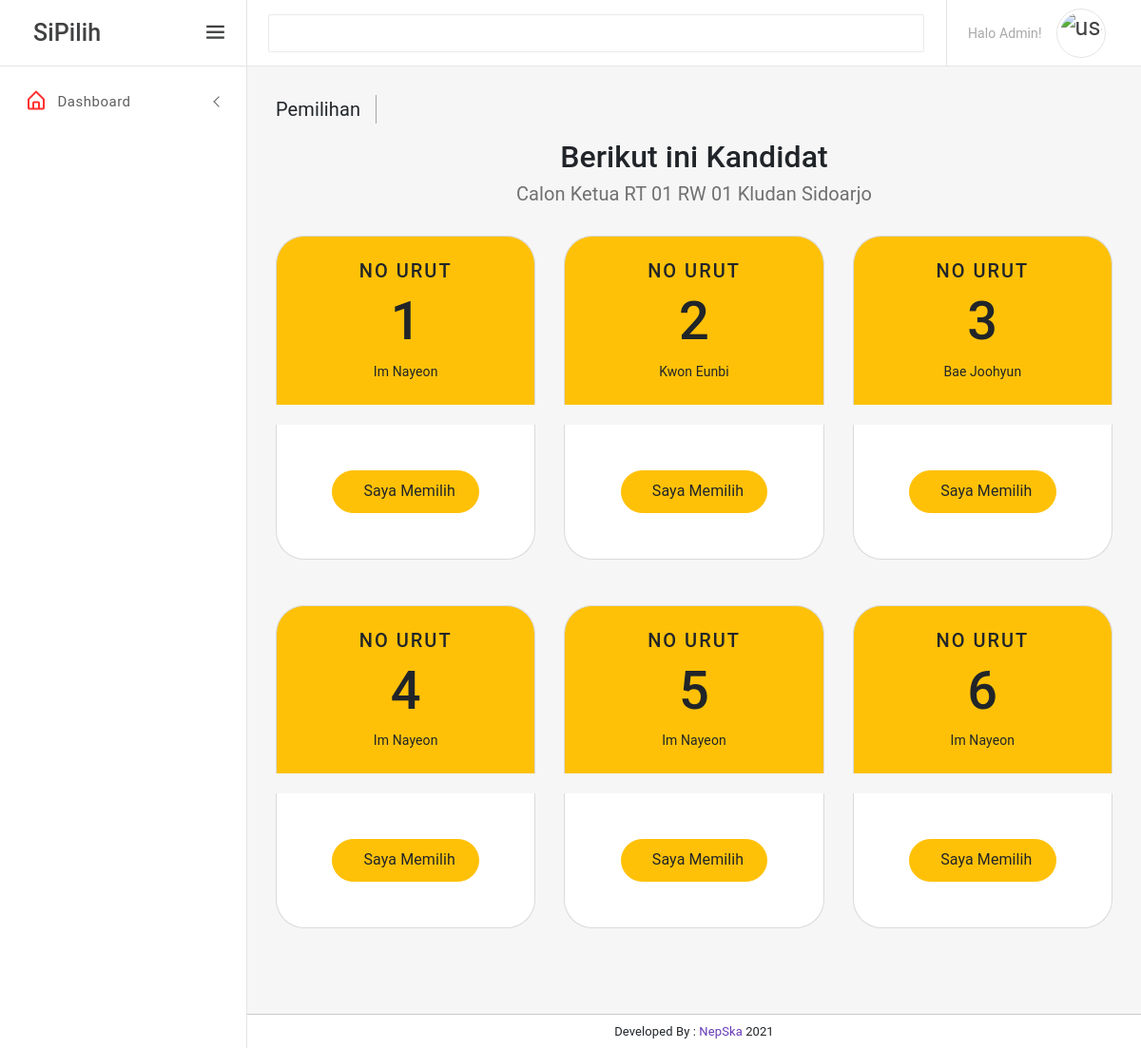
The page /admin/user.php on the database as committed earlier.
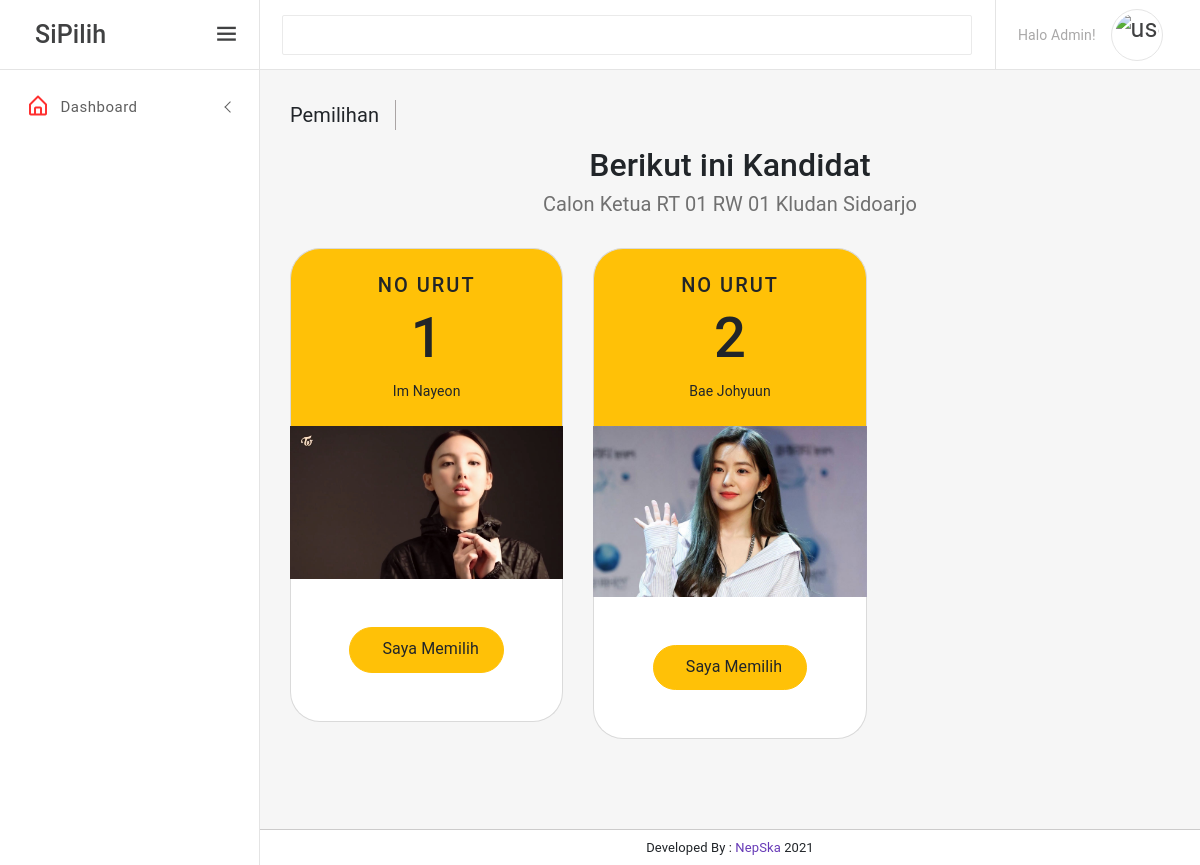
The same page on the database as committed later.
### tables this page shows
CREATE TABLE `kandidat` (
  `id` int(11) NOT NULL AUTO_INCREMENT,
  `no_urut` int(11) NOT NULL,
  `nama` text NOT NULL,
  `foto` text NOT NULL,
  `visi` text DEFAULT NULL,
  `misi` text DEFAULT NULL,
  `active` int(11) NOT NULL,
  PRIMARY KEY (`id`)
);

### admin/user.php (the view)
<?php include '../config/header.php'; ?>
		<div class="page-wrapper">
			<div class="page-content-wrapper">
				<div class="page-content">
					<div class="page-breadcrumb d-none d-md-flex align-items-center mb-3">
						<div class="breadcrumb-title pr-3">Pemilihan</div>
					</div>
					<section class="pb-5">
						<div class="">
							<div class="row justify-content-center">
								<div class="col-12 col-md-10 text-center">
									<div class="heading pb-4">
										<h2>Berikut ini Kandidat</h2>
										<h5 class="font-weight-normal lis-light">Calon Ketua RT 01 RW 01 Kludan Sidoarjo</h5>
									</div>
								</div>
							</div>
							<div class="row">
								<?php
									$query = "SELECT * FROM `kandidat` WHERE `active`";
									$execute = mysqli_query($conn, $query);
									while($data = mysqli_fetch_array($execute)){
								?>
								<div class="col-12 col-md-12 col-lg-4 mb-5 text-center">
									<div class="price-table">
										<div class="price-header bg-warning lis-rounded-top py-4 border border-bottom-0 lis-brd-light">
											<h5 class="text-uppercase lis-latter-spacing-2">No Urut</h5>
											<h1 class="display-4 lis-font-weight-500"><?php echo $data['no_urut']; ?></h1>
											<p class="mb-0"><?php echo $data['nama']; ?></p>
										</div>
										<img src="<?php echo $data['foto']; ?>" class="img-fluid" alt="">
										<div class="border border-top-0 lis-brd-light bg-white py-5 lis-rounded-bottom">
										 <a href="javascript:;" class="btn btn-warning btn-md lis-rounded-circle-50 px-4" data-abc="true"><i class="fa fa-shopping-cart pl-2"></i>Saya Memilih</a>
										</div>
									</div>
								</div>
							<?php } ?>
							</div>
						</div>
					</section>
				</div>
			</div>
		</div>
<?php include '../config/footer.php'; ?>

### config/header.php (shortened to what this page needs)
<!DOCTYPE html>
<html lang="en">
<head>
	<link href="<?php echo fixdir; ?>assets/plugins/simplebar/css/simplebar.css" rel="stylesheet"/>
	<link href="<?php echo fixdir; ?>assets/plugins/perfect-scrollbar/css/perfect-scrollbar.css" rel="stylesheet" />
	<link href="<?php echo fixdir; ?>assets/plugins/metismenu/css/metisMenu.min.css" rel="stylesheet" />
	<link href="<?php echo fixdir; ?>assets/css/pace.min.css" rel="stylesheet" />
	<link href="<?php echo fixdir; ?>assets/plugins/datatable/css/dataTables.bootstrap4.min.css" rel="stylesheet" type="text/css">
	<link href="<?php echo fixdir; ?>assets/plugins/datatable/css/buttons.bootstrap4.min.css" rel="stylesheet" type="text/css">
	<link rel="stylesheet" href="<?php echo fixdir; ?>assets/css/bootstrap.min.css" />
	<link rel="stylesheet" href="<?php echo fixdir; ?>assets/css/icons.css" />
	<link rel="stylesheet" href="<?php echo fixdir; ?>assets/css/app.css" />
	<link rel="stylesheet" href="<?php echo fixdir; ?>assets/css/dark-sidebar.css" />
	<link rel="stylesheet" href="<?php echo fixdir; ?>assets/css/dark-theme.css" />
</head>
<body>
	<div class="wrapper">
		<div class="sidebar-wrapper" data-simplebar="true">
			<div class="sidebar-header">
				<div class="">
				</div>
				<div>
					<h4 class="logo-text">SiPilih</h4>
				</div>
				<a href="javascript:;" class="toggle-btn ml-auto"> <i class="bx bx-menu"></i>
				</a>
			</div>
			<ul class="metismenu" id="menu">
				<li>
					<a href="javascript:;" class="has-arrow">
						<div class="parent-icon icon-color-1"><i class="bx bx-home-alt"></i>
						</div>
						<div class="menu-title">Dashboard</div>
					</a>
				</li>
			</ul>
		</div>
		<header class="top-header">
			<nav class="navbar navbar-expand">
				<div class="flex-grow-1 search-bar">
					<div class="input-group">
						<input type="text" class="form-control" placeholder="" />
					</div>
				</div>
				<div class="right-topbar ml-auto">
					<ul class="navbar-nav">
						<li class="nav-item dropdown dropdown-user-profile">
							<a class="nav-link dropdown-toggle dropdown-toggle-nocaret" href="javascript:;" data-toggle="dropdown">
								<div class="media user-box align-items-center">
									<div class="media-body user-info">
										<p class="designattion mb-0"><?php echo $_SESSION['role'] == 'user' ? 'Selamat Datang' : 'Halo Admin!'; ?></p>
									</div>
									<img src="https://upload.wikimedia.org/wikipedia/commons/b/b6/Logo_graph_umsida_FC.jpg" class="user-img" alt="user avatar">
								</div>
							</a>
						</li>
					</ul>
				</div>
			</nav>
		</header>

### config/footer.php (shortened to what this page needs)
		<div class="footer">
			<p class="mb-0">Developed By : <a href="https://github.com/nikkoenggaliano" target="_blank">NepSka</a>
			<?php echo date('Y'); ?></p>
		</div>
	</div>
</body>
</html>

Rows that differ between the two databases and show on the page:
removed kandidat: no_urut "2", nama "Kwon Eunbi"
removed kandidat: no_urut "3", nama "Bae Joohyun"
removed kandidat: no_urut "4", nama "Im Nayeon"
removed kandidat: no_urut "5", nama "Im Nayeon"
removed kandidat: no_urut "6", nama "Im Nayeon"
changed kandidat "Im Nayeon": foto: picture added
added kandidat: no_urut "2", nama "Bae Johyuun", foto (picture)
